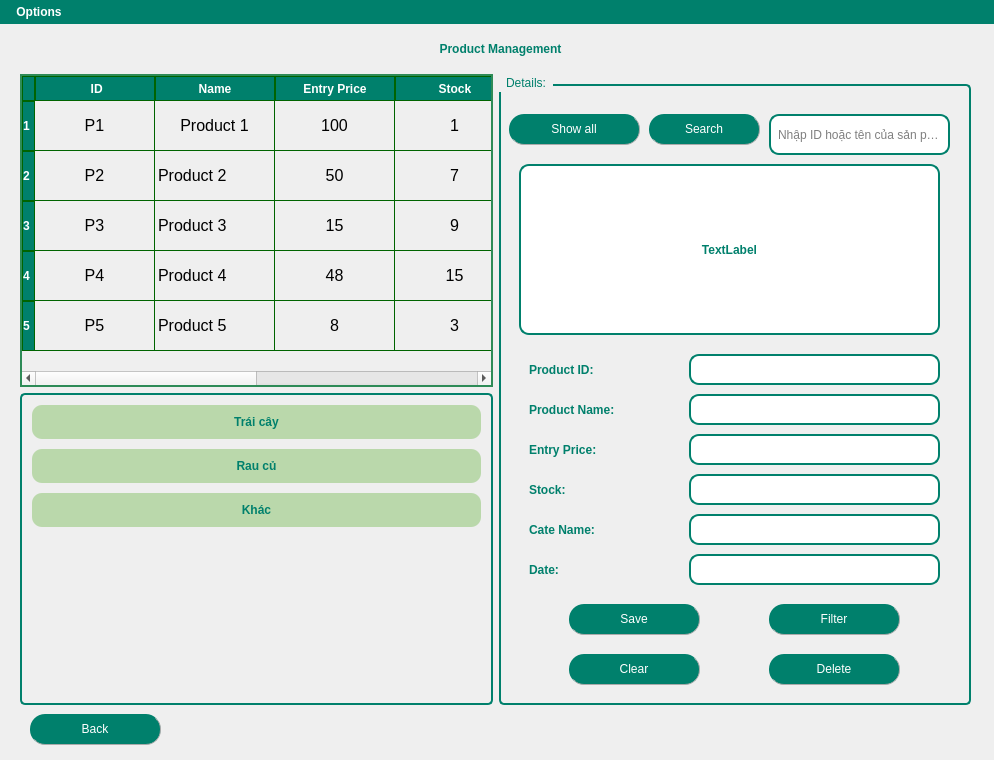
<?xml version="1.0" encoding="UTF-8"?>
<ui version="4.0">
 <class>MainWindow</class>
 <widget class="QMainWindow" name="MainWindow">
  <property name="geometry">
   <rect>
    <x>0</x>
    <y>0</y>
    <width>994</width>
    <height>760</height>
   </rect>
  </property>
  <property name="minimumSize">
   <size>
    <width>700</width>
    <height>700</height>
   </size>
  </property>
  <property name="maximumSize">
   <size>
    <width>16777207</width>
    <height>16777215</height>
   </size>
  </property>
  <property name="tabletTracking">
   <bool>false</bool>
  </property>
  <property name="acceptDrops">
   <bool>false</bool>
  </property>
  <property name="windowTitle">
   <string>Products</string>
  </property>
  <property name="windowIcon">
   <iconset>
    <normaloff>../IMAGES/z6425228061834_7a09334b4f7b1934dff973f38dcd7f2c.jpg</normaloff>../IMAGES/z6425228061834_7a09334b4f7b1934dff973f38dcd7f2c.jpg</iconset>
  </property>
  <property name="windowOpacity">
   <double>1.000000000000000</double>
  </property>
  <property name="styleSheet">
   <string notr="true">QMenuBar {
    background-color: #00806c;  /* Màu nền */
    color: White;  /* Màu chữ */
	font-weight: bold;
}

QMenuBar::item {
    background-color: transparent;
    padding: 5px 10px;
}

QMenuBar::item:selected { 
    background-color: #86ad6f;  /* Màu khi hover */
}
QTableWidget {
	border: 2px solid #2E8B57; /* Viền màu xanh lá đậm */
    gridline-color: black;     /* Màu đường kẻ ô */
    background-color: #d2e3c3; /* Màu nền */
 	gridline-color: #006400; /* Màu đường kẻ */
    font-size: 12pt;
    font-family: &quot;Times New Roman&quot;;
}
QHeaderView::section {
    background-color: #00806c; /* Màu nền tiêu đề bảng */
    color: White;
    font-weight: bold;
    border: 1px solid #006400;
}
QTableCornerButton::section {
    background-color: #00806c; /* Cùng màu với tiêu đề */
    border: 1px solid #006400;
}

</string>
  </property>
  <widget class="QWidget" name="centralwidget">
   <widget class="QLabel" name="label">
    <property name="geometry">
     <rect>
      <x>20</x>
      <y>0</y>
      <width>961</width>
      <height>50</height>
     </rect>
    </property>
    <property name="sizePolicy">
     <sizepolicy hsizetype="Expanding" vsizetype="Expanding">
      <horstretch>0</horstretch>
      <verstretch>0</verstretch>
     </sizepolicy>
    </property>
    <property name="maximumSize">
     <size>
      <width>16777215</width>
      <height>50</height>
     </size>
    </property>
    <property name="focusPolicy">
     <enum>Qt::NoFocus</enum>
    </property>
    <property name="autoFillBackground">
     <bool>false</bool>
    </property>
    <property name="styleSheet">
     <string notr="true">QLabel {
	font: bold 22pt &quot;Tahoma&quot;;        /* Cỡ chữ */
    color: #00806c;             /* Màu chữ */
    font-weight: bold;      /* Chữ đậm */

}
</string>
    </property>
    <property name="frameShape">
     <enum>QFrame::NoFrame</enum>
    </property>
    <property name="frameShadow">
     <enum>QFrame::Plain</enum>
    </property>
    <property name="text">
     <string>Product Management</string>
    </property>
    <property name="scaledContents">
     <bool>false</bool>
    </property>
    <property name="alignment">
     <set>Qt::AlignCenter</set>
    </property>
   </widget>
   <widget class="QLabel" name="labelBackground">
    <property name="geometry">
     <rect>
      <x>0</x>
      <y>-30</y>
      <width>1011</width>
      <height>771</height>
     </rect>
    </property>
    <property name="text">
     <string/>
    </property>
    <property name="textFormat">
     <enum>Qt::AutoText</enum>
    </property>
    <property name="pixmap">
     <pixmap>../../images/backgrproduct.gif</pixmap>
    </property>
    <property name="scaledContents">
     <bool>true</bool>
    </property>
   </widget>
   <widget class="QPushButton" name="pushButtonBack">
    <property name="geometry">
     <rect>
      <x>30</x>
      <y>690</y>
      <width>131</width>
      <height>31</height>
     </rect>
    </property>
    <property name="styleSheet">
     <string notr="true">QPushButton{
        border-radius: 15px;
		border-right: 1px solid #aaaaaa;
		border-bottom: 1px solid #aaaaaa;
		font: bold 12pt &quot;Tahoma&quot;; /* Chữ in đậm */

}

QPushButton:enabled {
		background-color: #00806c;
		color: White;
}

QPushButton:pressed {
		background-color: #dfc456;
		color: #fffffe;
}


QPushButton:hover:!pressed {
		background-color: #86ad6f;
		color: #0c2f70;
}

QPushButton:disabled {
		background-color: #aaaaaa;
		color: #ffffff;
}
</string>
    </property>
    <property name="text">
     <string>Back</string>
    </property>
    <property name="icon">
     <iconset>
      <normaloff>../../images/back.png</normaloff>../../images/back.png</iconset>
    </property>
    <property name="iconSize">
     <size>
      <width>25</width>
      <height>25</height>
     </size>
    </property>
    <property name="checkable">
     <bool>false</bool>
    </property>
    <property name="autoRepeat">
     <bool>false</bool>
    </property>
   </widget>
   <widget class="QWidget" name="horizontalLayoutWidget">
    <property name="geometry">
     <rect>
      <x>20</x>
      <y>50</y>
      <width>951</width>
      <height>631</height>
     </rect>
    </property>
    <layout class="QHBoxLayout" name="horizontalLayout">
     <property name="sizeConstraint">
      <enum>QLayout::SetMaximumSize</enum>
     </property>
     <item>
      <layout class="QVBoxLayout" name="verticalLayout_3">
       <item>
        <widget class="QTableWidget" name="tableWidgetProduct">
         <property name="enabled">
          <bool>true</bool>
         </property>
         <property name="maximumSize">
          <size>
           <width>500</width>
           <height>700</height>
          </size>
         </property>
         <property name="styleSheet">
          <string notr="true">QTableWidget {
    font: 11pt &quot;Tahoma&quot;;
    background: transparent;
}

QTableWidget::item:hover {
    background-color: white; /* Màu xanh nhạt khi di chuột */
}

QHeaderView::section:hover {
    background-color: #AED6F1; /* Màu xanh dương nhạt khi di chuột vào tiêu đề */
}
</string>
         </property>
         <property name="frameShape">
          <enum>QFrame::NoFrame</enum>
         </property>
         <property name="frameShadow">
          <enum>QFrame::Plain</enum>
         </property>
         <property name="horizontalScrollBarPolicy">
          <enum>Qt::ScrollBarAsNeeded</enum>
         </property>
         <property name="sizeAdjustPolicy">
          <enum>QAbstractScrollArea::AdjustIgnored</enum>
         </property>
         <property name="alternatingRowColors">
          <bool>false</bool>
         </property>
         <property name="selectionMode">
          <enum>QAbstractItemView::ContiguousSelection</enum>
         </property>
         <property name="selectionBehavior">
          <enum>QAbstractItemView::SelectRows</enum>
         </property>
         <property name="verticalScrollMode">
          <enum>QAbstractItemView::ScrollPerItem</enum>
         </property>
         <property name="showGrid">
          <bool>true</bool>
         </property>
         <property name="gridStyle">
          <enum>Qt::SolidLine</enum>
         </property>
         <property name="sortingEnabled">
          <bool>false</bool>
         </property>
         <property name="wordWrap">
          <bool>true</bool>
         </property>
         <property name="cornerButtonEnabled">
          <bool>true</bool>
         </property>
         <attribute name="horizontalHeaderVisible">
          <bool>true</bool>
         </attribute>
         <attribute name="horizontalHeaderCascadingSectionResizes">
          <bool>false</bool>
         </attribute>
         <attribute name="horizontalHeaderDefaultSectionSize">
          <number>120</number>
         </attribute>
         <attribute name="horizontalHeaderHighlightSections">
          <bool>true</bool>
         </attribute>
         <attribute name="horizontalHeaderMinimumSectionSize">
          <number>70</number>
         </attribute>
         <attribute name="verticalHeaderVisible">
          <bool>true</bool>
         </attribute>
         <attribute name="verticalHeaderCascadingSectionResizes">
          <bool>false</bool>
         </attribute>
         <attribute name="verticalHeaderDefaultSectionSize">
          <number>50</number>
         </attribute>
         <attribute name="verticalHeaderHighlightSections">
          <bool>true</bool>
         </attribute>
         <attribute name="verticalHeaderMinimumSectionSize">
          <number>50</number>
         </attribute>
         <attribute name="verticalHeaderShowSortIndicator" stdset="0">
          <bool>false</bool>
         </attribute>
         <attribute name="verticalHeaderStretchLastSection">
          <bool>false</bool>
         </attribute>
         <row>
          <property name="text">
           <string>1</string>
          </property>
         </row>
         <row>
          <property name="text">
           <string>2</string>
          </property>
         </row>
         <row>
          <property name="text">
           <string>3</string>
          </property>
         </row>
         <row>
          <property name="text">
           <string>4</string>
          </property>
         </row>
         <row>
          <property name="text">
           <string>5</string>
          </property>
         </row>
         <column>
          <property name="text">
           <string> ID</string>
          </property>
          <property name="font">
           <font>
            <family>Times New Roman</family>
            <pointsize>12</pointsize>
            <weight>75</weight>
            <bold>true</bold>
           </font>
          </property>
          <property name="textAlignment">
           <set>AlignCenter</set>
          </property>
          <property name="background">
           <color>
            <red>255</red>
            <green>255</green>
            <blue>255</blue>
           </color>
          </property>
         </column>
         <column>
          <property name="text">
           <string>Name</string>
          </property>
          <property name="font">
           <font>
            <family>Times New Roman</family>
            <pointsize>12</pointsize>
            <weight>75</weight>
            <bold>true</bold>
           </font>
          </property>
          <property name="textAlignment">
           <set>AlignCenter</set>
          </property>
         </column>
         <column>
          <property name="text">
           <string>Entry Price</string>
          </property>
          <property name="font">
           <font>
            <family>Times New Roman</family>
            <pointsize>12</pointsize>
            <weight>75</weight>
            <bold>true</bold>
           </font>
          </property>
          <property name="textAlignment">
           <set>AlignCenter</set>
          </property>
         </column>
         <column>
          <property name="text">
           <string>Stock</string>
          </property>
          <property name="font">
           <font>
            <family>Times New Roman</family>
            <pointsize>12</pointsize>
            <weight>75</weight>
            <bold>true</bold>
           </font>
          </property>
          <property name="textAlignment">
           <set>AlignCenter</set>
          </property>
         </column>
         <column>
          <property name="text">
           <string>Cate ID</string>
          </property>
          <property name="font">
           <font>
            <family>Times New Roman</family>
            <pointsize>12</pointsize>
            <weight>75</weight>
            <bold>true</bold>
           </font>
          </property>
          <property name="textAlignment">
           <set>AlignCenter</set>
          </property>
         </column>
         <column>
          <property name="text">
           <string>Date</string>
          </property>
          <property name="font">
           <font>
            <family>Times New Roman</family>
            <pointsize>12</pointsize>
            <weight>75</weight>
            <bold>true</bold>
           </font>
          </property>
          <property name="textAlignment">
           <set>AlignCenter</set>
          </property>
         </column>
         <item row="0" column="0">
          <property name="text">
           <string>P1</string>
          </property>
          <property name="textAlignment">
           <set>AlignCenter</set>
          </property>
         </item>
         <item row="0" column="1">
          <property name="text">
           <string>Product 1</string>
          </property>
          <property name="textAlignment">
           <set>AlignCenter</set>
          </property>
         </item>
         <item row="0" column="2">
          <property name="text">
           <string>100</string>
          </property>
          <property name="textAlignment">
           <set>AlignCenter</set>
          </property>
         </item>
         <item row="0" column="3">
          <property name="text">
           <string>1</string>
          </property>
          <property name="textAlignment">
           <set>AlignCenter</set>
          </property>
         </item>
         <item row="0" column="4">
          <property name="text">
           <string>C1</string>
          </property>
          <property name="textAlignment">
           <set>AlignCenter</set>
          </property>
         </item>
         <item row="1" column="0">
          <property name="text">
           <string>P2</string>
          </property>
          <property name="textAlignment">
           <set>AlignCenter</set>
          </property>
         </item>
         <item row="1" column="1">
          <property name="text">
           <string>Product 2</string>
          </property>
         </item>
         <item row="1" column="2">
          <property name="text">
           <string>50</string>
          </property>
          <property name="textAlignment">
           <set>AlignCenter</set>
          </property>
         </item>
         <item row="1" column="3">
          <property name="text">
           <string>7</string>
          </property>
          <property name="textAlignment">
           <set>AlignCenter</set>
          </property>
         </item>
         <item row="1" column="4">
          <property name="text">
           <string>C2</string>
          </property>
          <property name="textAlignment">
           <set>AlignCenter</set>
          </property>
         </item>
         <item row="2" column="0">
          <property name="text">
           <string>P3</string>
          </property>
          <property name="textAlignment">
           <set>AlignCenter</set>
          </property>
         </item>
         <item row="2" column="1">
          <property name="text">
           <string>Product 3</string>
          </property>
         </item>
         <item row="2" column="2">
          <property name="text">
           <string>15</string>
          </property>
          <property name="textAlignment">
           <set>AlignCenter</set>
          </property>
         </item>
         <item row="2" column="3">
          <property name="text">
           <string>9</string>
          </property>
          <property name="textAlignment">
           <set>AlignCenter</set>
          </property>
         </item>
         <item row="2" column="4">
          <property name="text">
           <string>C2</string>
          </property>
          <property name="textAlignment">
           <set>AlignCenter</set>
          </property>
         </item>
         <item row="3" column="0">
          <property name="text">
           <string>P4</string>
          </property>
          <property name="textAlignment">
           <set>AlignCenter</set>
          </property>
         </item>
         <item row="3" column="1">
          <property name="text">
           <string>Product 4</string>
          </property>
         </item>
         <item row="3" column="2">
          <property name="text">
           <string>48</string>
          </property>
          <property name="textAlignment">
           <set>AlignCenter</set>
          </property>
         </item>
         <item row="3" column="3">
          <property name="text">
           <string>15</string>
          </property>
          <property name="textAlignment">
           <set>AlignCenter</set>
          </property>
         </item>
         <item row="3" column="4">
          <property name="text">
           <string>C3</string>
          </property>
          <property name="textAlignment">
           <set>AlignCenter</set>
          </property>
         </item>
         <item row="4" column="0">
          <property name="text">
           <string>P5</string>
          </property>
          <property name="textAlignment">
           <set>AlignCenter</set>
          </property>
         </item>
         <item row="4" column="1">
          <property name="text">
           <string>Product 5</string>
          </property>
         </item>
         <item row="4" column="2">
          <property name="text">
           <string>8</string>
          </property>
          <property name="textAlignment">
           <set>AlignCenter</set>
          </property>
         </item>
         <item row="4" column="3">
          <property name="text">
           <string>3</string>
          </property>
          <property name="textAlignment">
           <set>AlignCenter</set>
          </property>
         </item>
         <item row="4" column="4">
          <property name="text">
           <string>C1</string>
          </property>
          <property name="textAlignment">
           <set>AlignCenter</set>
          </property>
         </item>
        </widget>
       </item>
       <item>
        <widget class="QListWidget" name="listWidgetCategory">
         <property name="enabled">
          <bool>true</bool>
         </property>
         <property name="maximumSize">
          <size>
           <width>500</width>
           <height>700</height>
          </size>
         </property>
         <property name="styleSheet">
          <string notr="true">QListWidget {
    border: 2px solid #00806c;  /* Viền xanh đậm */
    border-radius: 5px;  /* Bo góc nhẹ */
	background: transparent;
    font: bold 12pt &quot;Tahoma&quot;; /* Font chữ đậm */
    color: #00806c; /* Chữ xanh đậm */
    padding: 5px;
}

QListWidget::item {
    padding: 10px;
    border-radius: 10px; /* Bo góc item */
    background-color: rgb(186, 216, 171); /* Màu xanh nhạt */
    color: #00806c; /* Chữ xanh đậm */
    margin: 5px;
    text-align: center;
    transition: background 0.2s ease-in-out, color 0.2s ease-in-out;
}

QListWidget::item:hover {
    background: white; /* Khi di chuột vào, nền trắng */
    color: #00806c; /* Giữ chữ xanh đậm */
}

QListWidget::item:selected,
QListWidget::item:selected:active {
    background: #00806c; /* Nền xanh đậm khi chọn */
    color: white; /* Chữ trắng nổi bật */
    font-weight: bold;
    border: none; /* Bỏ viền */
    outline: none; /* Không hiển thị đường viền focus */
}
</string>
         </property>
         <property name="frameShape">
          <enum>QFrame::NoFrame</enum>
         </property>
         <property name="verticalScrollBarPolicy">
          <enum>Qt::ScrollBarAsNeeded</enum>
         </property>
         <property name="horizontalScrollBarPolicy">
          <enum>Qt::ScrollBarAsNeeded</enum>
         </property>
         <property name="flow">
          <enum>QListView::TopToBottom</enum>
         </property>
         <item>
          <property name="text">
           <string>Trái cây</string>
          </property>
          <property name="font">
           <font>
            <family>Tahoma</family>
            <weight>75</weight>
            <bold>true</bold>
           </font>
          </property>
          <property name="textAlignment">
           <set>AlignCenter</set>
          </property>
         </item>
         <item>
          <property name="text">
           <string>Rau củ</string>
          </property>
          <property name="font">
           <font>
            <family>Tahoma</family>
            <weight>75</weight>
            <bold>true</bold>
           </font>
          </property>
          <property name="textAlignment">
           <set>AlignCenter</set>
          </property>
         </item>
         <item>
          <property name="text">
           <string>Khác</string>
          </property>
          <property name="font">
           <font>
            <family>Tahoma</family>
            <weight>75</weight>
            <bold>true</bold>
           </font>
          </property>
          <property name="textAlignment">
           <set>AlignCenter</set>
          </property>
         </item>
        </widget>
       </item>
      </layout>
     </item>
     <item>
      <widget class="QGroupBox" name="groupBox">
       <property name="sizePolicy">
        <sizepolicy hsizetype="Expanding" vsizetype="Expanding">
         <horstretch>0</horstretch>
         <verstretch>0</verstretch>
        </sizepolicy>
       </property>
       <property name="maximumSize">
        <size>
         <width>700</width>
         <height>700</height>
        </size>
       </property>
       <property name="styleSheet">
        <string notr="true">QGroupBox {
    border: 2px solid #00806c; /* Viền xanh đậm */
    border-radius: 5px; /* Bo góc nhẹ */
    margin-top: 10px; /* Đẩy tiêu đề lên trên viền */
    font: bold 14pt &quot;Tahoma&quot;; /* Chữ in đậm */
    color: #00806c; /* Màu chữ xanh ngọc */

}

QGroupBox::title {
    subcontrol-origin: margin;
    subcontrol-position: top left; /* Tiêu đề nằm góc trái */
    padding: 2px 5px;
    border-radius: 3px;
}
QLabel {
	font: bold 11pt &quot;Tahoma&quot;;        /* Cỡ chữ */
    color: #00806c;             /* Màu chữ */
    font-weight: bold;      /* Chữ đậm */

}
QLineEdit {
    border: 2px solid #00806c; /* Viền xanh lá đậm */
    border-radius: 10px;       /* Bo tròn góc */
    padding: 5px;              /* Khoảng cách nội dung với viền */
    background-color: white;   /* Nền trắng */
	 font-size: 12px;        /* Cỡ chữ */
}</string>
       </property>
       <property name="title">
        <string>Details:</string>
       </property>
       <property name="alignment">
        <set>Qt::AlignLeading|Qt::AlignLeft|Qt::AlignVCenter</set>
       </property>
       <widget class="QLabel" name="label_2">
        <property name="geometry">
         <rect>
          <x>30</x>
          <y>280</y>
          <width>131</width>
          <height>31</height>
         </rect>
        </property>
        <property name="text">
         <string>Product ID:</string>
        </property>
       </widget>
       <widget class="QLineEdit" name="lineEditProductID">
        <property name="geometry">
         <rect>
          <x>190</x>
          <y>280</y>
          <width>251</width>
          <height>31</height>
         </rect>
        </property>
        <property name="echoMode">
         <enum>QLineEdit::Normal</enum>
        </property>
        <property name="clearButtonEnabled">
         <bool>true</bool>
        </property>
       </widget>
       <widget class="QLabel" name="label_3">
        <property name="geometry">
         <rect>
          <x>30</x>
          <y>320</y>
          <width>151</width>
          <height>31</height>
         </rect>
        </property>
        <property name="text">
         <string>Product Name:</string>
        </property>
       </widget>
       <widget class="QLineEdit" name="lineEditProductName">
        <property name="geometry">
         <rect>
          <x>190</x>
          <y>320</y>
          <width>251</width>
          <height>31</height>
         </rect>
        </property>
        <property name="clearButtonEnabled">
         <bool>true</bool>
        </property>
       </widget>
       <widget class="QLineEdit" name="lineEditPrice">
        <property name="geometry">
         <rect>
          <x>190</x>
          <y>360</y>
          <width>251</width>
          <height>31</height>
         </rect>
        </property>
        <property name="clearButtonEnabled">
         <bool>true</bool>
        </property>
       </widget>
       <widget class="QLabel" name="label_4">
        <property name="geometry">
         <rect>
          <x>30</x>
          <y>360</y>
          <width>121</width>
          <height>31</height>
         </rect>
        </property>
        <property name="text">
         <string>Entry Price:</string>
        </property>
       </widget>
       <widget class="QLineEdit" name="lineEditQuantity">
        <property name="geometry">
         <rect>
          <x>190</x>
          <y>400</y>
          <width>251</width>
          <height>31</height>
         </rect>
        </property>
        <property name="clearButtonEnabled">
         <bool>true</bool>
        </property>
       </widget>
       <widget class="QLabel" name="label_5">
        <property name="geometry">
         <rect>
          <x>30</x>
          <y>400</y>
          <width>121</width>
          <height>31</height>
         </rect>
        </property>
        <property name="text">
         <string>Stock:</string>
        </property>
       </widget>
       <widget class="QLineEdit" name="lineEditCateID">
        <property name="geometry">
         <rect>
          <x>190</x>
          <y>440</y>
          <width>251</width>
          <height>31</height>
         </rect>
        </property>
        <property name="clearButtonEnabled">
         <bool>true</bool>
        </property>
       </widget>
       <widget class="QLabel" name="label_6">
        <property name="geometry">
         <rect>
          <x>30</x>
          <y>440</y>
          <width>121</width>
          <height>31</height>
         </rect>
        </property>
        <property name="text">
         <string>Cate Name:</string>
        </property>
       </widget>
       <widget class="QPushButton" name="pushButtonSave">
        <property name="geometry">
         <rect>
          <x>70</x>
          <y>530</y>
          <width>131</width>
          <height>31</height>
         </rect>
        </property>
        <property name="styleSheet">
         <string notr="true">QPushButton{
        border-radius: 15px;
		border-right: 1px solid #aaaaaa;
		border-bottom: 1px solid #aaaaaa;
		font: bold 12pt &quot;Tahoma&quot;; /* Chữ in đậm */

}

QPushButton:enabled {
		background-color: #00806c;
		color: White;
}

QPushButton:pressed {
		background-color: #dfc456;
		color: #fffffe;
}


QPushButton:hover:!pressed {
		background-color: #86ad6f;
		color: #0c2f70;
}

QPushButton:disabled {
		background-color: #aaaaaa;
		color: #ffffff;
}
</string>
        </property>
        <property name="text">
         <string>Save</string>
        </property>
        <property name="icon">
         <iconset>
          <normaloff>../../images/save (2).png</normaloff>../../images/save (2).png</iconset>
        </property>
        <property name="iconSize">
         <size>
          <width>25</width>
          <height>25</height>
         </size>
        </property>
       </widget>
       <widget class="QPushButton" name="pushButtonClear">
        <property name="geometry">
         <rect>
          <x>70</x>
          <y>580</y>
          <width>131</width>
          <height>31</height>
         </rect>
        </property>
        <property name="styleSheet">
         <string notr="true">QPushButton{
        border-radius: 15px;
		border-right: 1px solid #aaaaaa;
		border-bottom: 1px solid #aaaaaa;
		font: bold 12pt &quot;Tahoma&quot;; /* Chữ in đậm */

}

QPushButton:enabled {
		background-color: #00806c;
		color: White;
}

QPushButton:pressed {
		background-color: #dfc456;
		color: #fffffe;
}


QPushButton:hover:!pressed {
		background-color: #86ad6f;
		color: #0c2f70;
}

QPushButton:disabled {
		background-color: #aaaaaa;
		color: #ffffff;
}
</string>
        </property>
        <property name="text">
         <string>Clear</string>
        </property>
        <property name="icon">
         <iconset>
          <normaloff>../../images/clear.png</normaloff>../../images/clear.png</iconset>
        </property>
        <property name="iconSize">
         <size>
          <width>25</width>
          <height>25</height>
         </size>
        </property>
       </widget>
       <widget class="QPushButton" name="pushButtonDelete">
        <property name="geometry">
         <rect>
          <x>270</x>
          <y>580</y>
          <width>131</width>
          <height>31</height>
         </rect>
        </property>
        <property name="styleSheet">
         <string notr="true">QPushButton{
        border-radius: 15px;
		border-right: 1px solid #aaaaaa;
		border-bottom: 1px solid #aaaaaa;
		font: bold 12pt &quot;Tahoma&quot;; /* Chữ in đậm */

}

QPushButton:enabled {
		background-color: #00806c;
		color: White;
}

QPushButton:pressed {
		background-color: #dfc456;
		color: #fffffe;
}


QPushButton:hover:!pressed {
		background-color: #86ad6f;
		color: #0c2f70;
}

QPushButton:disabled {
		background-color: #aaaaaa;
		color: #ffffff;
}
</string>
        </property>
        <property name="text">
         <string>Delete</string>
        </property>
        <property name="icon">
         <iconset>
          <normaloff>../../images/delete.png</normaloff>../../images/delete.png</iconset>
        </property>
        <property name="iconSize">
         <size>
          <width>25</width>
          <height>25</height>
         </size>
        </property>
       </widget>
       <widget class="QPushButton" name="pushButtonFilterDate">
        <property name="geometry">
         <rect>
          <x>270</x>
          <y>530</y>
          <width>131</width>
          <height>31</height>
         </rect>
        </property>
        <property name="styleSheet">
         <string notr="true">QPushButton{
        border-radius: 15px;
		border-right: 1px solid #aaaaaa;
		border-bottom: 1px solid #aaaaaa;
		font: bold 12pt &quot;Tahoma&quot;; /* Chữ in đậm */

}

QPushButton:enabled {
		background-color: #00806c;
		color: White;
}

QPushButton:pressed {
		background-color: #dfc456;
		color: #fffffe;
}


QPushButton:hover:!pressed {
		background-color: #86ad6f;
		color: #0c2f70;
}

QPushButton:disabled {
		background-color: #aaaaaa;
		color: #ffffff;
}
</string>
        </property>
        <property name="text">
         <string>Filter</string>
        </property>
        <property name="icon">
         <iconset>
          <normaloff>../../images/filter.webp</normaloff>../../images/filter.webp</iconset>
        </property>
        <property name="iconSize">
         <size>
          <width>25</width>
          <height>25</height>
         </size>
        </property>
       </widget>
       <widget class="QPushButton" name="pushButtonSearch">
        <property name="geometry">
         <rect>
          <x>150</x>
          <y>40</y>
          <width>111</width>
          <height>31</height>
         </rect>
        </property>
        <property name="styleSheet">
         <string notr="true">QPushButton{
        border-radius: 15px;
		border-right: 1px solid #aaaaaa;
		border-bottom: 1px solid #aaaaaa;
		font: bold 12pt &quot;Tahoma&quot;; /* Chữ in đậm */

}

QPushButton:enabled {
		background-color: #00806c;
		color: White;
}

QPushButton:pressed {
		background-color: #dfc456;
		color: #fffffe;
}


QPushButton:hover:!pressed {
		background-color: #86ad6f;
		color: #0c2f70;
}

QPushButton:disabled {
		background-color: #aaaaaa;
		color: #ffffff;
}
</string>
        </property>
        <property name="text">
         <string>Search</string>
        </property>
        <property name="icon">
         <iconset>
          <normaloff>../../images/search.webp</normaloff>../../images/search.webp</iconset>
        </property>
        <property name="iconSize">
         <size>
          <width>25</width>
          <height>25</height>
         </size>
        </property>
       </widget>
       <widget class="QPushButton" name="pushButtonShowall">
        <property name="geometry">
         <rect>
          <x>10</x>
          <y>40</y>
          <width>131</width>
          <height>31</height>
         </rect>
        </property>
        <property name="styleSheet">
         <string notr="true">QPushButton{
        border-radius: 15px;
		border-right: 1px solid #aaaaaa;
		border-bottom: 1px solid #aaaaaa;
		font: bold 12pt &quot;Tahoma&quot;; /* Chữ in đậm */

}

QPushButton:enabled {
		background-color: #00806c;
		color: White;
}

QPushButton:pressed {
		background-color: #dfc456;
		color: #fffffe;
}


QPushButton:hover:!pressed {
		background-color: #86ad6f;
		color: #0c2f70;
}

QPushButton:disabled {
		background-color: #aaaaaa;
		color: #ffffff;
}
</string>
        </property>
        <property name="text">
         <string>Show all</string>
        </property>
        <property name="icon">
         <iconset>
          <normaloff>../../images/showall.webp</normaloff>../../images/showall.webp</iconset>
        </property>
        <property name="iconSize">
         <size>
          <width>25</width>
          <height>25</height>
         </size>
        </property>
       </widget>
       <widget class="QLabel" name="label_7">
        <property name="geometry">
         <rect>
          <x>30</x>
          <y>480</y>
          <width>121</width>
          <height>31</height>
         </rect>
        </property>
        <property name="text">
         <string>Date:</string>
        </property>
       </widget>
       <widget class="QLineEdit" name="lineEditDate">
        <property name="geometry">
         <rect>
          <x>190</x>
          <y>480</y>
          <width>251</width>
          <height>31</height>
         </rect>
        </property>
        <property name="clearButtonEnabled">
         <bool>true</bool>
        </property>
       </widget>
       <widget class="QLabel" name="labelPhoto">
        <property name="geometry">
         <rect>
          <x>20</x>
          <y>90</y>
          <width>421</width>
          <height>171</height>
         </rect>
        </property>
        <property name="styleSheet">
         <string notr="true">    QLabel {
        border: 2px solid #00806c;  /* Viền màu xanh lá */
        border-radius: 10px;  /* Bo góc 10px */
        padding: 5px;  /* Tạo khoảng cách nội dung với viền */
		background-color: rgb(255, 255, 255);
		font: bold 12pt &quot;Tahoma&quot;;        /* Cỡ chữ */
    }</string>
        </property>
        <property name="text">
         <string>TextLabel</string>
        </property>
        <property name="alignment">
         <set>Qt::AlignCenter</set>
        </property>
       </widget>
       <widget class="QLineEdit" name="lineEditSearch">
        <property name="geometry">
         <rect>
          <x>270</x>
          <y>40</y>
          <width>181</width>
          <height>41</height>
         </rect>
        </property>
        <property name="placeholderText">
         <string>Nhập ID hoặc tên của sản phẩm</string>
        </property>
        <property name="clearButtonEnabled">
         <bool>true</bool>
        </property>
       </widget>
      </widget>
     </item>
    </layout>
   </widget>
   <zorder>labelBackground</zorder>
   <zorder>label</zorder>
   <zorder>horizontalLayoutWidget</zorder>
   <zorder>pushButtonBack</zorder>
  </widget>
  <widget class="QMenuBar" name="menubar">
   <property name="geometry">
    <rect>
     <x>0</x>
     <y>0</y>
     <width>994</width>
     <height>23</height>
    </rect>
   </property>
   <widget class="QMenu" name="menuSystem">
    <property name="title">
     <string>Options</string>
    </property>
    <addaction name="actionImport"/>
    <addaction name="actionExport"/>
    <addaction name="actionHelp_2"/>
   </widget>
   <addaction name="menuSystem"/>
  </widget>
  <action name="actionExit">
   <property name="icon">
    <iconset>
     <normaloff>C:/Users/Khanh Tran/.designer/images/9104334_sign out_logout_exit_out_icon.png</normaloff>C:/Users/Khanh Tran/.designer/images/9104334_sign out_logout_exit_out_icon.png</iconset>
   </property>
   <property name="text">
    <string>Exit</string>
   </property>
   <property name="shortcut">
    <string>Esc</string>
   </property>
  </action>
  <action name="importTXT_file">
   <property name="icon">
    <iconset>
     <normaloff>C:/Users/Khanh Tran/.designer/images/bxs-file-txt-512.webp</normaloff>C:/Users/Khanh Tran/.designer/images/bxs-file-txt-512.webp</iconset>
   </property>
   <property name="text">
    <string>txt file</string>
   </property>
   <property name="shortcut">
    <string>Ctrl+T</string>
   </property>
  </action>
  <action name="importCSV_file">
   <property name="icon">
    <iconset>
     <normaloff>C:/Users/Khanh Tran/.designer/images/4344184.png</normaloff>C:/Users/Khanh Tran/.designer/images/4344184.png</iconset>
   </property>
   <property name="text">
    <string>csv file</string>
   </property>
   <property name="shortcut">
    <string>Ctrl+Y</string>
   </property>
  </action>
  <action name="importXML_file">
   <property name="text">
    <string>xml file</string>
   </property>
  </action>
  <action name="importJSON_file">
   <property name="icon">
    <iconset>
     <normaloff>C:/Users/Khanh Tran/.designer/images/3456434.png</normaloff>C:/Users/Khanh Tran/.designer/images/3456434.png</iconset>
   </property>
   <property name="text">
    <string>json file</string>
   </property>
  </action>
  <action name="importExcel_file">
   <property name="icon">
    <iconset>
     <normaloff>C:/Users/Khanh Tran/.designer/images/logo_brand_brands_logos_excel-512.webp</normaloff>C:/Users/Khanh Tran/.designer/images/logo_brand_brands_logos_excel-512.webp</iconset>
   </property>
   <property name="text">
    <string>excel file</string>
   </property>
   <property name="shortcut">
    <string>Ctrl+I</string>
   </property>
  </action>
  <action name="importPickle_file">
   <property name="text">
    <string>pickle file</string>
   </property>
  </action>
  <action name="exportTXT_file">
   <property name="icon">
    <iconset>
     <normaloff>C:/Users/Khanh Tran/.designer/images/bxs-file-txt-512.webp</normaloff>C:/Users/Khanh Tran/.designer/images/bxs-file-txt-512.webp</iconset>
   </property>
   <property name="text">
    <string>txt file</string>
   </property>
   <property name="shortcut">
    <string>Ctrl+R</string>
   </property>
  </action>
  <action name="exportCSV_file">
   <property name="icon">
    <iconset>
     <normaloff>C:/Users/Khanh Tran/.designer/images/4344184.png</normaloff>C:/Users/Khanh Tran/.designer/images/4344184.png</iconset>
   </property>
   <property name="text">
    <string>csv file</string>
   </property>
   <property name="shortcut">
    <string>Ctrl+G</string>
   </property>
  </action>
  <action name="exportXML_file">
   <property name="text">
    <string>xml file</string>
   </property>
  </action>
  <action name="exportJSON_file">
   <property name="icon">
    <iconset>
     <normaloff>C:/Users/Khanh Tran/.designer/images/3456434.png</normaloff>C:/Users/Khanh Tran/.designer/images/3456434.png</iconset>
   </property>
   <property name="text">
    <string>json file</string>
   </property>
  </action>
  <action name="exportPickle_file">
   <property name="text">
    <string>pickle file</string>
   </property>
  </action>
  <action name="exportExcel_file">
   <property name="icon">
    <iconset>
     <normaloff>C:/Users/Khanh Tran/.designer/images/logo_brand_brands_logos_excel-512.webp</normaloff>C:/Users/Khanh Tran/.designer/images/logo_brand_brands_logos_excel-512.webp</iconset>
   </property>
   <property name="text">
    <string>excel file</string>
   </property>
   <property name="shortcut">
    <string>Ctrl+E</string>
   </property>
  </action>
  <action name="actionHelp">
   <property name="icon">
    <iconset>
     <normaloff>C:/Users/Khanh Tran/.designer/images/9044348_help_icon.png</normaloff>C:/Users/Khanh Tran/.designer/images/9044348_help_icon.png</iconset>
   </property>
   <property name="text">
    <string>Help</string>
   </property>
   <property name="shortcut">
    <string>F1</string>
   </property>
  </action>
  <action name="actionFeedback">
   <property name="icon">
    <iconset>
     <normaloff>C:/Users/Khanh Tran/.designer/images/8207898_about_info_information_help_ui_icon.png</normaloff>C:/Users/Khanh Tran/.designer/images/8207898_about_info_information_help_ui_icon.png</iconset>
   </property>
   <property name="text">
    <string>Feedback</string>
   </property>
   <property name="shortcut">
    <string>Ctrl+F</string>
   </property>
  </action>
  <action name="importJson_file">
   <property name="text">
    <string>json file</string>
   </property>
  </action>
  <action name="exportJson_file">
   <property name="text">
    <string>json file</string>
   </property>
  </action>
  <action name="actionCurrentHelp">
   <property name="text">
    <string>Help</string>
   </property>
  </action>
  <action name="actionImport">
   <property name="text">
    <string>Import</string>
   </property>
  </action>
  <action name="actionExport">
   <property name="text">
    <string>Export</string>
   </property>
  </action>
  <action name="actionHelp_2">
   <property name="text">
    <string>CurrentHelp</string>
   </property>
  </action>
 </widget>
 <resources/>
 <connections/>
</ui>
